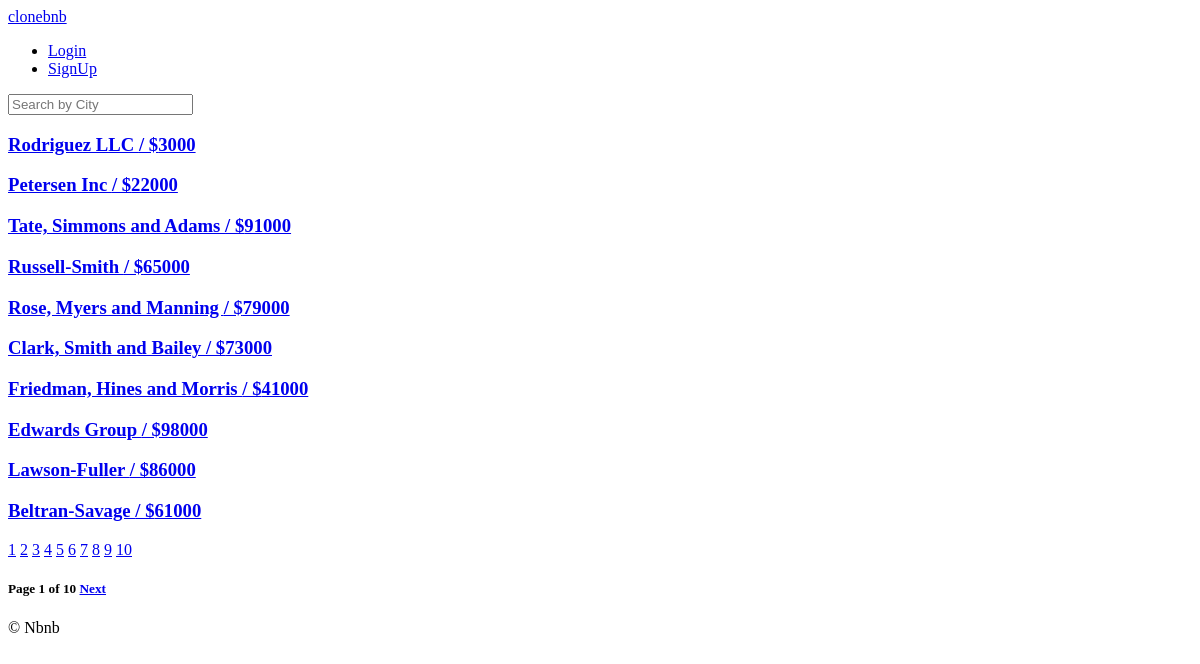
The app's page /, older data.
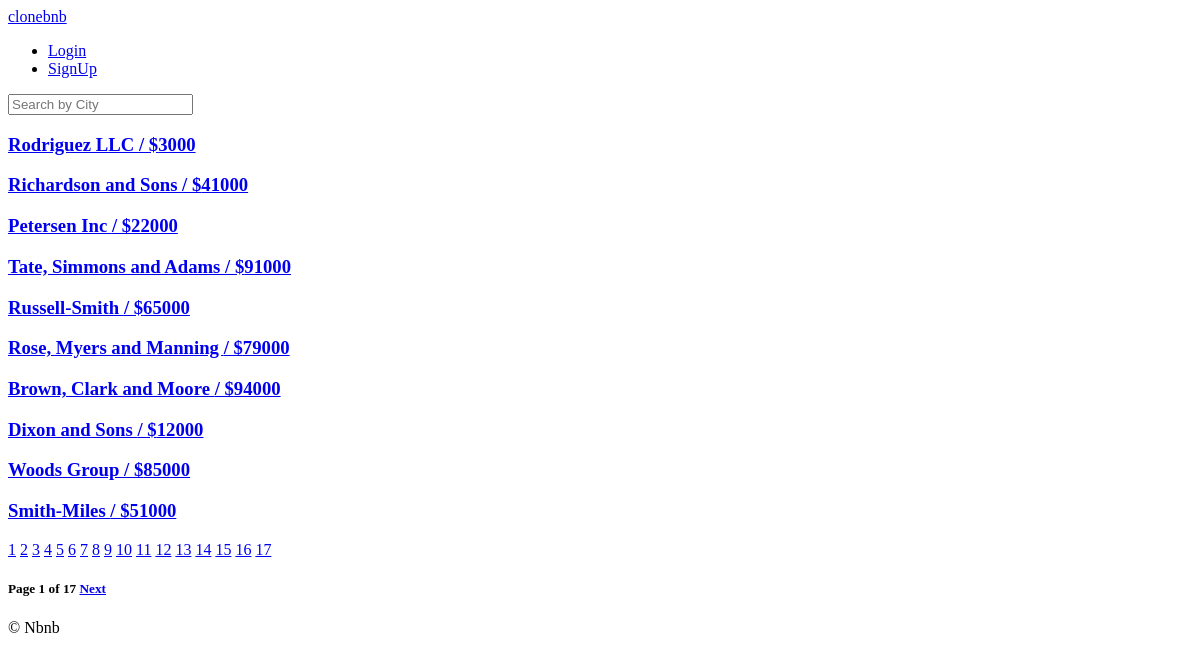
The same page, newer data.
### rooms/models.py (models this page shows, shortened)
class Room(core_models.AbstractTimeStampModel):
    name = models.CharField(max_length=140)
    description = models.TextField()
    country = CountryField()
    city = models.CharField(max_length=80)
    price = models.IntegerField()
    address = models.CharField(max_length=140)
    guests = models.IntegerField(help_text="묵을 게스트 수")
    beds = models.IntegerField(help_text="침대 갯수")
    bedrooms = models.IntegerField(help_text="침실 갯수")
    baths = models.IntegerField()
    check_in = models.TimeField()
    check_out = models.TimeField()
    instant_book = models.BooleanField(default=False)
    host = models.ForeignKey(
        user_models.User, related_name="rooms", on_delete=models.CASCADE
    )
    room_type = models.ForeignKey(
        RoomType, related_name="rooms", on_delete=models.SET_NULL, null=True
    )
    amenities = models.ManyToManyField(Amenity, related_name="rooms", blank=True)
    facilities = models.ManyToManyField(Facility, related_name="rooms", blank=True)
    room_rules = models.ManyToManyField(HouseRule, related_name="rooms", blank=True)

### rooms/views.py (the view)
# urls.py: urlpatterns = [path("", room_views.HomeView.as_view(), name="home")]
class HomeView(ListView):
    model = room_models.Room
    template_name = "rooms/home.html"
    paginate_by = 10
    paginate_orphans = 5
    ordering = "created"
    context_object_name = "rooms"
    def get_context_data(self, **kwargs):
        context = super().get_context_data(**kwargs)
        now = timezone.now()
        context["now"] = now
        return context

### templates/rooms/home.html (shortened to what this page needs)
{% extends "base.html" %}
{% block content %}
{% for room in rooms %}
<h3>
   <a href="{% url 'rooms:detail' room.pk %}" >  {{ room.name }} / ${{ room.price }}</a>
</h3>
{% endfor %}
{% for page in page_obj.paginator.page_range %}
    <a href="?page={{ page }}">{{ page }}</a>
{% endfor %}
<h5>
        Page {{ page_obj.number }} of {{ page_obj.paginator.num_pages }}
    {% if page_obj.has_next %}
        <a href="?page={{page_obj.next_page_number}}">Next</a>
    {% endif %}
</h5>
{% endblock content %}

Row changes from the older to the newer data that the page shows:
no longer on this page (row unchanged): Room: name "Clark, Smith and Bailey", price "73000"
no longer on this page (row unchanged): Room: name "Friedman, Hines and Morris", price "41000"
no longer on this page (row unchanged): Room: name "Edwards Group", price "98000"
no longer on this page (row unchanged): Room: name "Lawson-Fuller", price "86000"
no longer on this page (row unchanged): Room: name "Beltran-Savage", price "61000"
added Room: name "Richardson and Sons", price "41000"
added Room: name "Brown, Clark and Moore", price "94000"
added Room: name "Dixon and Sons", price "12000"
added Room: name "Woods Group", price "85000"
added Room: name "Smith-Miles", price "51000"
Text that changed along with them:
{{ page_obj.paginator.num_pages }}: "10" → "17"
new list line: "11"
new list line: "12"
new list line: "13"
new list line: "14"
new list line: "15"
new list line: "16"
new list line: "17"
